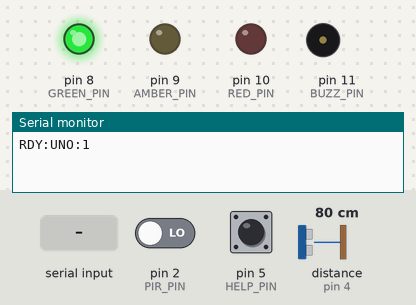
Recording of a sketch running on a simulated Arduino Uno, built with avr-gcc and run on an emulated ATmega328P. On the bench: output pins drawn as LEDs (lit = HIGH), buzzer (waves = sounding, pin HIGH), the last lines printed to the serial monitor. Wiring (inferred from the names in the program): ultrasonic range finder: trigger pin 3; echo pin 4. Dashed ring = blinking. Inputs (shaded band) come from the test bench; at power-on: pin 5 (HELP_PIN) HIGH, pin 2 (PIR_PIN) LOW, distance to the obstacle (sensor on pin 4) 80 cm. The echo pulse lasts 58.3 µs per cm; pins used as bus, display or sensor lines are not drawn.

Above: at 1.2 s.
1.3 s: pin 5 (HELP_PIN) pulled LOW for 0.15 s
At 2.2 s:
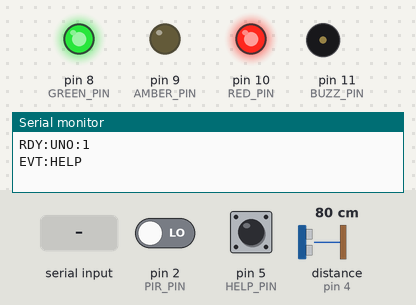
4.3 s: "BUZZ:90\n" received over Serial
At 4.6 s:
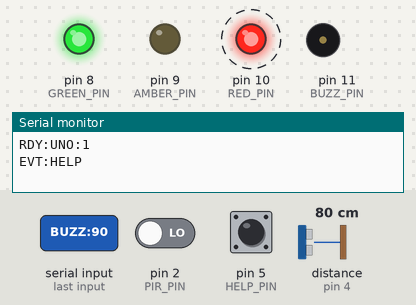
13.0 s: pin 5 (HELP_PIN) pulled LOW for 1 s
At 13.11 s:
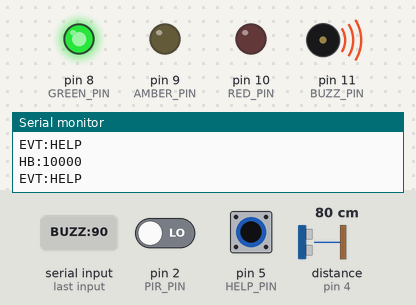
Timing chart, 0 to 17.3 s (numbered marks = the images above; inputs shaded):
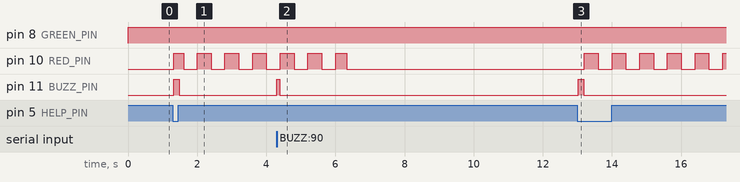

The sketch:

smartmirror_node.ino
```cpp
// =============================================================
// Smart Mirror - Arduino node (Mega 2560 / Uno)
// PIR, HC-SR04 hand sensor, HELP button, 3 LEDs, buzzer
// Talks to the Raspberry Pi over USB serial, 115200 baud
// =============================================================
//
// Arduino -> Pi
//   RDY:UNO:1            boot, and reply to PING
//   EVT:MOTION:1 / 0     person present / gone (5 s hold)
//   EVT:HAND:1 / 0       hand in front of mirror (< 20 cm) / gone
//   EVT:GESTURE:SELECT   hand held < 8 cm for 1 s
//   EVT:HELP             HELP pressed (2 s repeat lock)
//   DIST:<cm>            reply to DIST? (-1 = no echo)
//   HB:<millis>          heartbeat every 10 s
//   ERR:<text>           unknown command
//
// Pi -> Arduino
//   LED:<RED|AMBER|GREEN|ALL>:<ON|OFF|BLINK>
//   BUZZ:<1-5000>        beep in ms
//   PING
//   DIST?
// -------------------------------------------------------------

// ---------- Pins ----------
const int PIR_PIN   = 2;
const int TRIG_PIN  = 3;
const int ECHO_PIN  = 4;
const int HELP_PIN  = 5;
const int GREEN_PIN = 8;
const int AMBER_PIN = 9;
const int RED_PIN   = 10;
const int BUZZ_PIN  = 11;

// ---------- Settings ----------
const bool BUZZER_ACTIVE_LOW = false;  // true if your buzzer beeps nonstop

const unsigned long MOTION_HOLD_MS = 5000;
const unsigned long HELP_LOCK_MS   = 2000;
const unsigned long DEBOUNCE_MS    = 30;
const unsigned long HEARTBEAT_MS   = 10000;
const unsigned long BLINK_MS       = 400;
const unsigned long HELP_BLINK_MS  = 5000;
const unsigned long HELP_CHIRP_MS  = 150;
const unsigned long LINE_IDLE_MS   = 50;

const unsigned long PING_EVERY_MS  = 100;
const int  HAND_CM          = 20;
const int  HAND_RELEASE_CM  = 25;   // hysteresis so HAND doesn't flicker
const int  SELECT_CM        = 8;
const unsigned long SELECT_HOLD_MS = 1000;

// ---------- LEDs ----------
enum LedMode { MODE_OFF, MODE_ON, MODE_BLINK };
const int LED_PINS[3] = { RED_PIN, AMBER_PIN, GREEN_PIN };
LedMode ledMode[3]    = { MODE_OFF, MODE_OFF, MODE_ON };
unsigned long redBlinkUntil = 0;
bool blinkPhase = false;
unsigned long lastBlink = 0;

// ---------- Buzzer ----------
unsigned long buzzUntil = 0;
bool buzzing = false;

// ---------- Inputs ----------
bool presence = false;
unsigned long lastMotionHigh = 0;

int  btnStable = HIGH;
int  btnLastRead = HIGH;
unsigned long btnChangedAt = 0;
unsigned long lastHelpAt = 0;
bool helpEverSent = false;

float distanceCm = -1;
bool handNear = false;
unsigned long closeSince = 0;
bool selectSent = false;
unsigned long lastPingAt = 0;

unsigned long lastHeartbeat = 0;

// ---------- Serial ----------
String line = "";
unsigned long lastCharAt = 0;

// =============================================================
void buzzerWrite(bool on) {
  digitalWrite(BUZZ_PIN, (on != BUZZER_ACTIVE_LOW) ? HIGH : LOW);
  buzzing = on;
}

void startBuzz(unsigned long ms) {
  buzzerWrite(true);
  buzzUntil = millis() + ms;
}

void sendReady() { Serial.println("RDY:UNO:1"); }

float readDistance() {
  digitalWrite(TRIG_PIN, LOW);
  delayMicroseconds(2);
  digitalWrite(TRIG_PIN, HIGH);
  delayMicroseconds(10);
  digitalWrite(TRIG_PIN, LOW);
  long us = pulseIn(ECHO_PIN, HIGH, 25000);
  if (us == 0) return -1;
  return us / 58.0;
}

// ---------- Commands ----------
int ledIndex(const String &n) {
  if (n == "RED")   return 0;
  if (n == "AMBER") return 1;
  if (n == "GREEN") return 2;
  if (n == "ALL")   return 3;
  return -1;
}

bool parseMode(const String &v, LedMode &out) {
  if (v == "ON")    { out = MODE_ON;    return true; }
  if (v == "OFF")   { out = MODE_OFF;   return true; }
  if (v == "BLINK") { out = MODE_BLINK; return true; }
  return false;
}

void handleCommand(String cmd) {
  cmd.trim();
  cmd.toUpperCase();
  if (cmd.length() == 0) return;

  if (cmd == "PING") { sendReady(); return; }

  if (cmd == "DIST?") {
    Serial.print("DIST:");
    Serial.println(distanceCm < 0 ? -1 : (int)(distanceCm + 0.5));
    return;
  }

  if (cmd.startsWith("BUZZ:")) {
    long ms = cmd.substring(5).toInt();
    if (ms < 1 || ms > 5000) { Serial.println("ERR:BUZZ range 1-5000"); return; }
    startBuzz(ms);
    return;
  }

  if (cmd.startsWith("LED:")) {
    int sep = cmd.indexOf(':', 4);
    if (sep < 0) { Serial.println("ERR:" + cmd); return; }
    int idx = ledIndex(cmd.substring(4, sep));
    LedMode m;
    if (idx < 0 || !parseMode(cmd.substring(sep + 1), m)) {
      Serial.println("ERR:" + cmd);
      return;
    }
    if (idx == 3) { for (int i = 0; i < 3; i++) ledMode[i] = m; }
    else          { ledMode[idx] = m; }
    if (idx == 0 || idx == 3) redBlinkUntil = 0;
    return;
  }

  Serial.println("ERR:" + cmd);
}

void readSerial() {
  while (Serial.available()) {
    char c = Serial.read();
    lastCharAt = millis();
    if (c == '\n' || c == '\r') {
      handleCommand(line);
      line = "";
    } else if (line.length() < 40) {
      line += c;
    }
  }
  if (line.length() > 0 && millis() - lastCharAt > LINE_IDLE_MS) {
    handleCommand(line);
    line = "";
  }
}

// ---------- Inputs ----------
void updatePir(unsigned long now) {
  if (digitalRead(PIR_PIN) == HIGH) {
    lastMotionHigh = now;
    if (!presence) {
      presence = true;
      Serial.println("EVT:MOTION:1");
    }
  } else if (presence && now - lastMotionHigh >= MOTION_HOLD_MS) {
    presence = false;
    Serial.println("EVT:MOTION:0");
  }
}

void updateButton(unsigned long now) {
  int r = digitalRead(HELP_PIN);
  if (r != btnLastRead) { btnLastRead = r; btnChangedAt = now; }
  if (now - btnChangedAt < DEBOUNCE_MS || r == btnStable) return;

  btnStable = r;
  if (btnStable == LOW) {
    if (!helpEverSent || now - lastHelpAt >= HELP_LOCK_MS) {
      helpEverSent = true;
      lastHelpAt = now;
      Serial.println("EVT:HELP");
      redBlinkUntil = now + HELP_BLINK_MS;
      startBuzz(HELP_CHIRP_MS);
    }
  }
}

void updateHand(unsigned long now) {
  if (now - lastPingAt < PING_EVERY_MS) return;
  lastPingAt = now;
  distanceCm = readDistance();

  bool valid = distanceCm > 0;
  if (!handNear && valid && distanceCm < HAND_CM) {
    handNear = true;
    Serial.println("EVT:HAND:1");
  } else if (handNear && (!valid || distanceCm > HAND_RELEASE_CM)) {
    handNear = false;
    Serial.println("EVT:HAND:0");
  }

  if (valid && distanceCm < SELECT_CM) {
    if (closeSince == 0) closeSince = now;
    if (!selectSent && now - closeSince >= SELECT_HOLD_MS) {
      selectSent = true;
      Serial.println("EVT:GESTURE:SELECT");
    }
  } else {
    closeSince = 0;
    selectSent = false;
  }
}

// ---------- Outputs ----------
void updateLeds(unsigned long now) {
  if (now - lastBlink >= BLINK_MS) {
    lastBlink = now;
    blinkPhase = !blinkPhase;
  }
  if (redBlinkUntil != 0 && now >= redBlinkUntil) redBlinkUntil = 0;

  for (int i = 0; i < 3; i++) {
    LedMode m = ledMode[i];
    if (i == 0 && redBlinkUntil != 0) m = MODE_BLINK;
    bool on = (m == MODE_ON) || (m == MODE_BLINK && blinkPhase);
    digitalWrite(LED_PINS[i], on ? HIGH : LOW);
  }
}

void updateBuzzer(unsigned long now) {
  if (buzzing && (long)(now - buzzUntil) >= 0) buzzerWrite(false);
}

// =============================================================
void setup() {
  Serial.begin(115200);
  pinMode(PIR_PIN, INPUT);
  pinMode(TRIG_PIN, OUTPUT);
  pinMode(ECHO_PIN, INPUT);
  pinMode(HELP_PIN, INPUT_PULLUP);
  for (int i = 0; i < 3; i++) pinMode(LED_PINS[i], OUTPUT);
  pinMode(BUZZ_PIN, OUTPUT);
  buzzerWrite(false);

  sendReady();
  lastHeartbeat = millis();
}

void loop() {
  unsigned long now = millis();

  readSerial();
  updatePir(now);
  updateButton(now);
  updateHand(now);
  updateLeds(now);
  updateBuzzer(now);

  if (now - lastHeartbeat >= HEARTBEAT_MS) {
    lastHeartbeat = now;
    Serial.print("HB:");
    Serial.println(now);
  }
}
```

Measured:
- after the input at 1.3 s, pin 10 (RED_PIN): LOW → HIGH at once, then repeats every 0.80 s: LOW 0.40 s, HIGH 0.40 s; pin 11 (BUZZ_PIN): LOW → HIGH at once, → LOW 0.15 s later
- after the input at 4.3 s, pin 11 (BUZZ_PIN): LOW → HIGH at once, → LOW 0.09 s later
- after the input at 13.0 s, pin 10 (RED_PIN): alternates HIGH for 0.40 s and LOW for 0.40 s, starting after 0.21 s; pin 11 (BUZZ_PIN): LOW → HIGH at once, → LOW 0.15 s later
